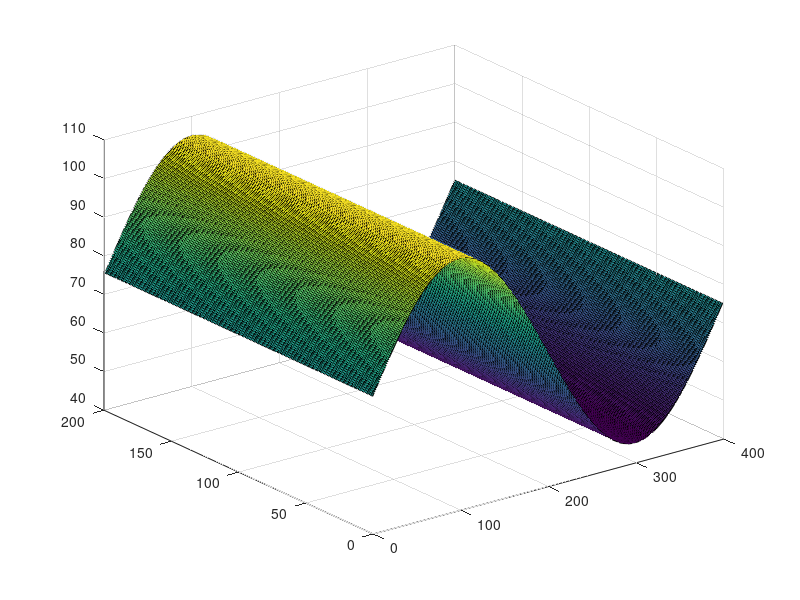

Source code (MATLAB):
IMAX = 400;
JMAX = 200;
ZMAX = 150;
dx = 2;
dy = 2;
dz = 2;
W = 25;

XX = [1:IMAX];
YY = [1:ZMAX];
lambda = IMAX;
amp = .2*ZMAX;
center = ZMAX/2 + 25;
edge1 = center-amp;
edge2 = center+amp;
Z = zeros(ZMAX,IMAX);
bend = 100;
clearance = 20;
D = 18;
W = 50;
theta = 20;
lambda = 400;
%for theta = [15,20] 
%    for lambda =[IMAX, IMAX/2]
%	for W = [25, 50]

YY = zeros(JMAX,IMAX);
       slope = tand(theta);
        center = ZMAX/2;
        for i = 1:IMAX
            for k = 1:JMAX
            sinuous = amp*sind(i*360/lambda) + center;
               YY(k,i) = sinuous;
            end
        end
     
 
     
%surfc(Z)
%contour(Z)
%shading interp
    filen = ['horizontalplane' ];
    dlmwrite( filen ,YY,'delimiter',' ')   
 % end
%end
%end
surf(YY)

